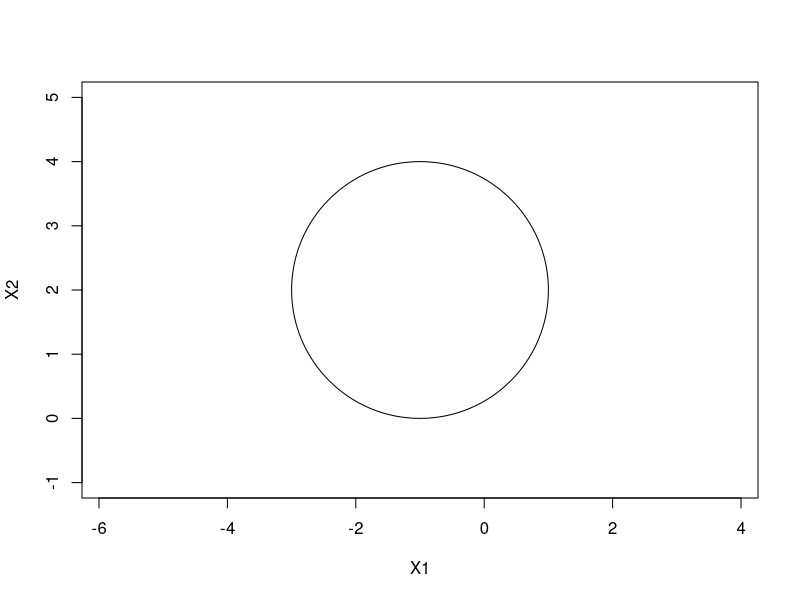
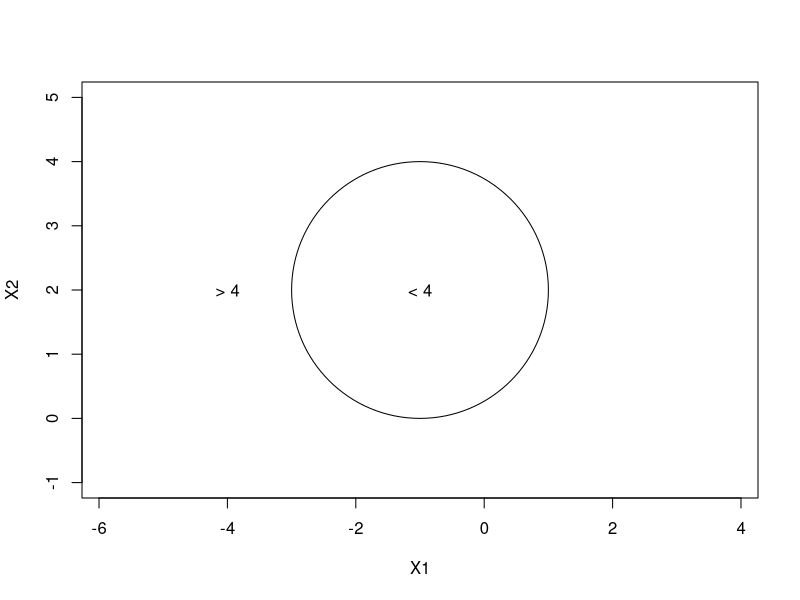
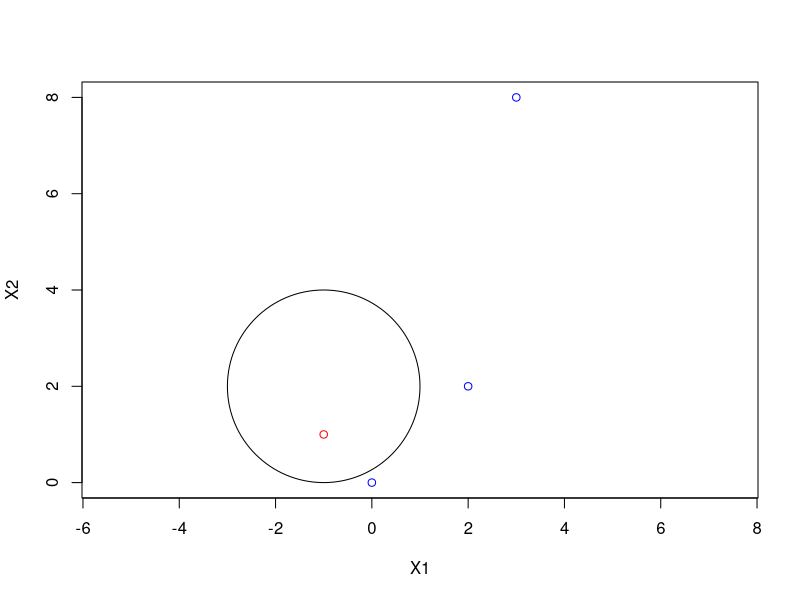
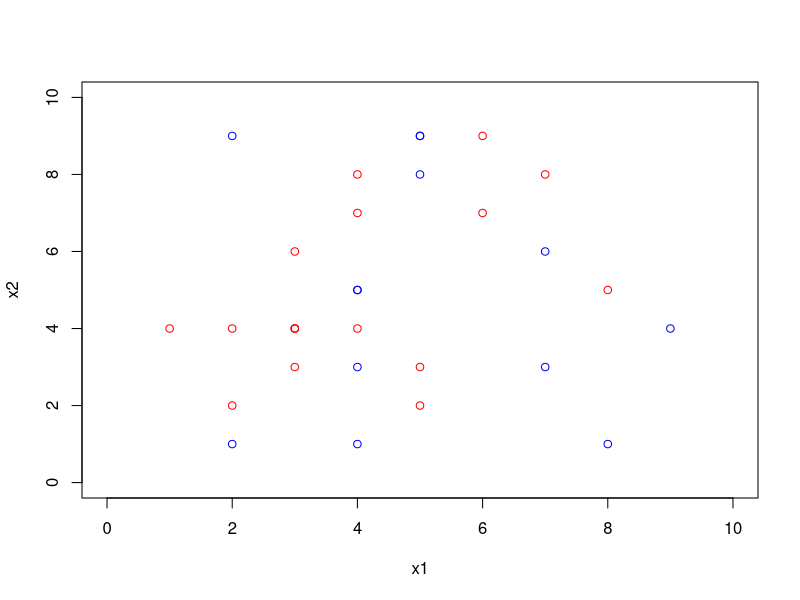
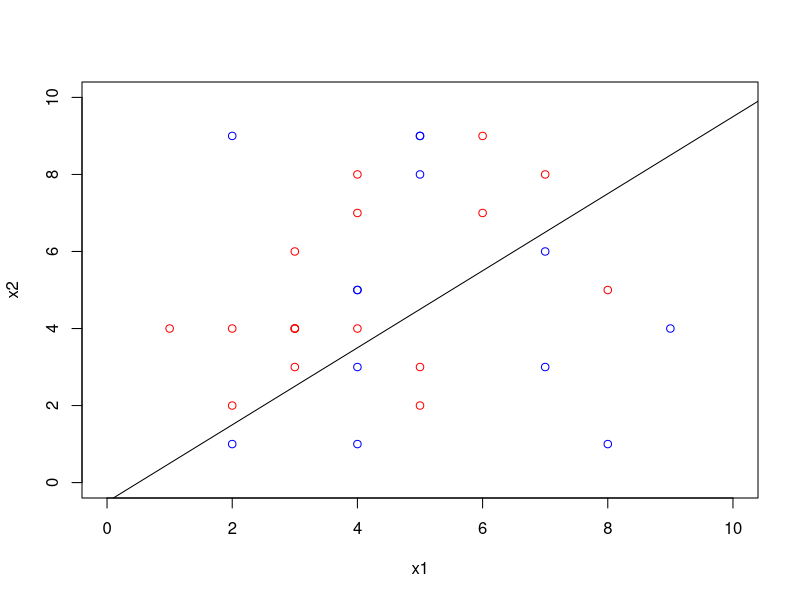
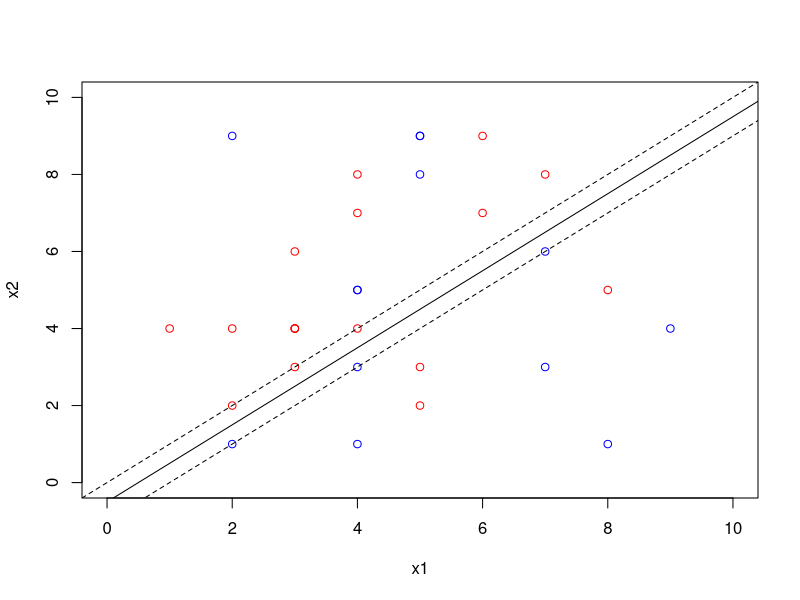
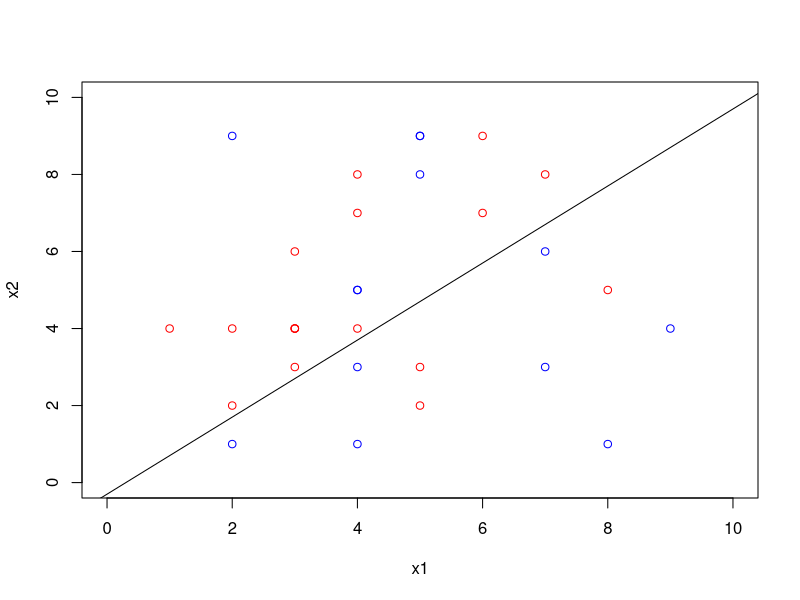
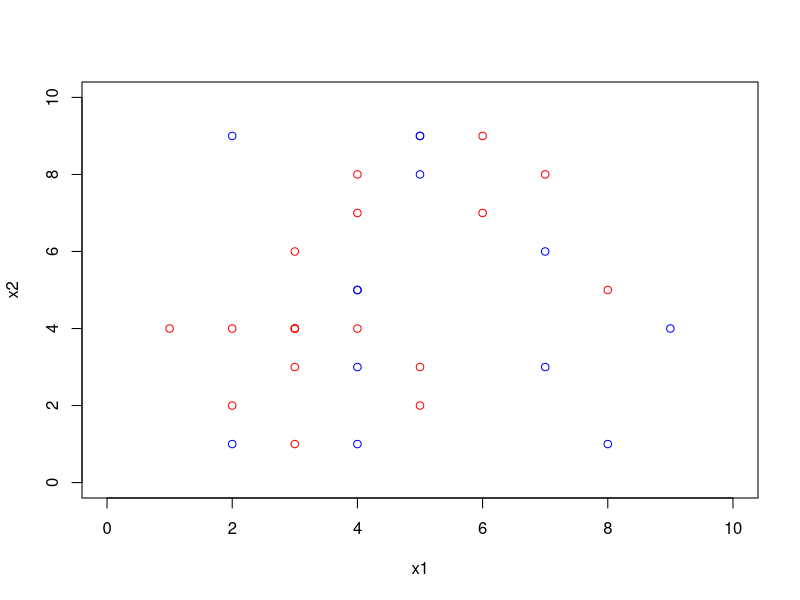

Generate these figures, in order, with R:
# Author: Anas Ahmad Siddiqui
# Branch: CSE CPS
# Registration Number: 20BPS1094
# Group: G1

###################################################
options(prompt="Anas 20BPS1094 > ", continue = " ")
###################################################

# Q1.

# a)
plot(NA, NA, type = "n", xlim = c(-4, 2), ylim = c(-1, 5), asp = 1, xlab = "X1", ylab = "X2")
symbols(c(-1), c(2), circles = c(2), add = TRUE, inches = FALSE)

# b)
plot(NA, NA, type = "n", xlim = c(-4, 2), ylim = c(-1, 5), asp = 1, xlab = "X1", ylab = "X2")
symbols(c(-1), c(2), circles = c(2), add = TRUE, inches = FALSE)
text(c(-1), c(2), "< 4")
text(c(-4), c(2), "> 4")

# c)
plot(c(0, -1, 2, 3), c(0, 1, 2, 8), col = c("blue", "red", "blue", "blue"), type = "p", asp = 1, xlab = "X1", ylab = "X2")
symbols(c(-1), c(2), circles = c(2), add = TRUE, inches = FALSE)


# Q2.

# a)
x1 = c(3, 2, 4, 1, 2, 4, 4, 5, 3, 6, 7, 2, 4, 5, 8, 3, 4, 2, 5, 4, 7, 3, 4, 6, 5, 7, 9, 5, 3, 8)
x2 = c(4, 2, 4, 4, 1, 3, 1, 2, 6, 7, 8, 9, 5, 9, 5, 3, 7, 4, 8, 5, 3, 4, 8, 9, 3, 6, 4, 9, 4, 1)
colors = c("red", "red", "red", "red", "blue", "blue", "blue", "red", "red", "red", "red", "blue", "blue", "blue", "red", "red", "red", "red", "blue", "blue", "blue", "red", "red", "red", "red", "blue", "blue", "blue", "red", "blue")
plot(x1, x2, col = colors, xlim = c(0, 10), ylim = c(0, 10))

# b) 
plot(x1, x2, col = colors, xlim = c(0, 10), ylim = c(0, 10))
abline(-0.5, 1)

# d)
plot(x1, x2, col = colors, xlim = c(0, 10), ylim = c(0, 10))
abline(-0.5, 1)
abline(-1, 1, lty = 2)
abline(0, 1, lty = 2)

# g)
plot(x1, x2, col = colors, xlim = c(0, 10), ylim = c(0, 10))
abline(-0.3, 1)

# h)
plot(x1, x2, col = colors, xlim = c(0, 10), ylim = c(0, 10))
points(c(3), c(1), col = c("red"))

